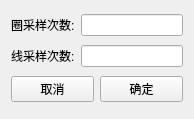
<?xml version="1.0" encoding="UTF-8"?>
<ui version="4.0">
 <class>ViewshedPara</class>
 <widget class="QWidget" name="ViewshedPara">
  <property name="geometry">
   <rect>
    <x>0</x>
    <y>0</y>
    <width>194</width>
    <height>119</height>
   </rect>
  </property>
  <property name="windowTitle">
   <string>视域分析参数设置</string>
  </property>
  <layout class="QGridLayout" name="gridLayout">
   <item row="0" column="0">
    <layout class="QHBoxLayout" name="horizontalLayout">
     <item>
      <widget class="QLabel" name="label_2">
       <property name="text">
        <string>圈采样次数:</string>
       </property>
      </widget>
     </item>
     <item>
      <widget class="QLineEdit" name="lineEdit_1"/>
     </item>
    </layout>
   </item>
   <item row="1" column="0">
    <layout class="QHBoxLayout" name="horizontalLayout_2">
     <item>
      <widget class="QLabel" name="label">
       <property name="text">
        <string>线采样次数:</string>
       </property>
      </widget>
     </item>
     <item>
      <widget class="QLineEdit" name="lineEdit_2"/>
     </item>
    </layout>
   </item>
   <item row="2" column="0">
    <layout class="QHBoxLayout" name="horizontalLayout_3">
     <item>
      <widget class="QPushButton" name="buttonCancel">
       <property name="text">
        <string>取消</string>
       </property>
      </widget>
     </item>
     <item>
      <widget class="QPushButton" name="buttonOK">
       <property name="text">
        <string>确定</string>
       </property>
      </widget>
     </item>
    </layout>
   </item>
  </layout>
 </widget>
 <resources/>
 <connections/>
</ui>
